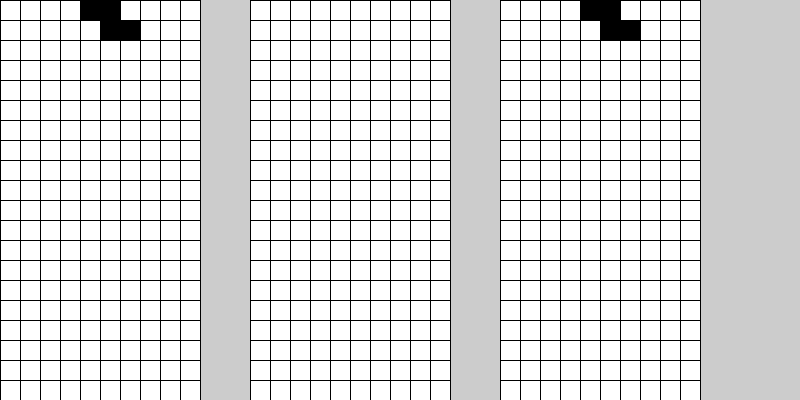
Frame 1 (no input)
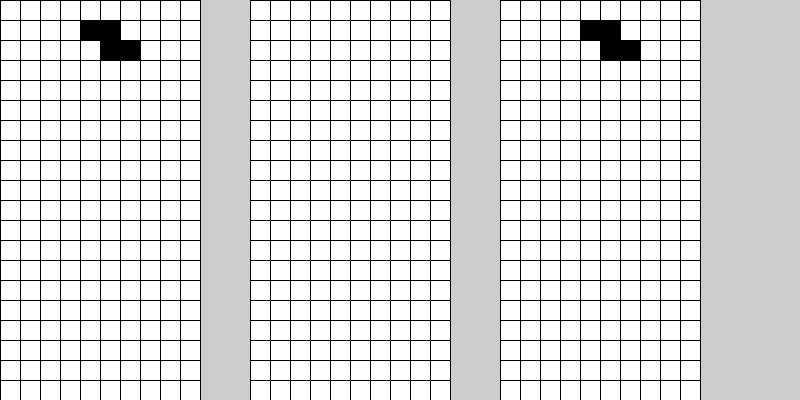
Frame 60 (the mouse pressed at the canvas centre just before this capture)
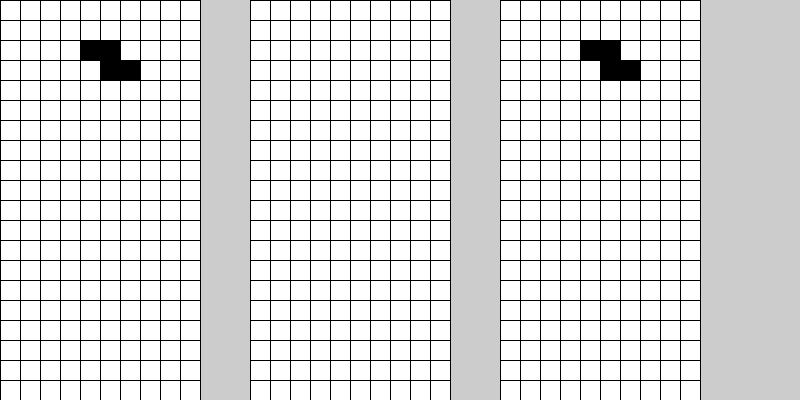
Frame 120 (the mouse held since frame 60 and released just before this capture)

The Processing sketch that drew these frames (run headless with seeded random() and noise(); from frame 60 on, the mouse is pressed at the canvas centre):

// Processing sketch: yay
// ── yay.pde
int Xrow = 10;
int Yrow = 20;
int timer = 0;
boolean Cooldown = false;
boolean Rightpressed;
boolean Leftpressed;
boolean Spacebarpressed = false;
boolean BlockScreen = false;
boolean Move = true;
boolean[][] myArray = new boolean[Xrow][Yrow];
boolean[][] myMove = new boolean[Xrow][Yrow];
boolean[][] Testmove = new boolean[Xrow][Yrow];
Tetris Tetris = new Tetris();
void Grid() {

  for (int i = 0; i < Xrow; i++) {
    for (int j = 0; j < Yrow; j++) {
      int Xrect = i * 20;
      int Yrect = j * 20;
      if (!myMove[i][j]) {
        fill(255);
        rect(Xrect, Yrect, 20, 20);
        // creates the white squares if false
      } else if (myMove[i][j]) {

        fill(0);
        rect(Xrect, Yrect, 20, 20);
        // creates the black squares if its true
      }
    }
  }
}
void Grid2() {

  for (int i = 0; i < Xrow; i++) {
    for (int j = 0; j < Yrow; j++) {
      int Xrect = i * 20 +250;
      int Yrect = j * 20;
      if (!Testmove[i][j]) {
        fill(255);
        rect(Xrect, Yrect, 20, 20);
        // creates the white squares if false
      } else if (Testmove[i][j]) {

        fill( 0);
        rect(Xrect, Yrect, 20, 20);
        // creates the black squares if its true
      }
    }
  }
}
void Grid3() {

  for (int i = 0; i < Xrow; i++) {
    for (int j = 0; j < Yrow; j++) {
      int Xrect = i  * 20 + 500;
      int Yrect = j * 20;
      if (!myArray[i][j]) {
        fill(255);
        rect(Xrect, Yrect, 20, 20);
        // creates the white squares if false
      } else if (myArray[i][j]) {

        fill( 0);
        rect(Xrect, Yrect, 20, 20);
        // creates the black squares if its true
      }
    }
  }
}
void setup()
{
  frameRate(200);
  size(800, 400);
}
void draw()
{
  timer++;

  Tetris.create();
  Tetris.check();
  Tetris.Check_Movement();
  Tetris.Movement();
  Tetris.fall();
  Tetris.sync();
  Grid();
  Grid2();
  Grid3();
}
class Tetris {
  void create() {
    for (int i = 9; i >=0; i--) {
      if (!Testmove[i][0]) {
        if (!BlockScreen) {
          int Ran= int(random(0, 8));
          
          if (Ran == 0)
          {
            myMove[4][0]= true;
            myMove[4][1]= true;
            myMove[4][2] = true;

            myMove[5][2] = true;
            BlockScreen = true;
          }if (Ran == 1)
          {
            myMove[4][0]= true;
            myMove[4][1]= true;
            myMove[5][1] = true;

            myMove[5][0] = true;
            BlockScreen = true;
          }if (Ran == 3)
          {
            myMove[4][0]= true;
            myMove[5][0]= true;
            myMove[5][1] = true;

            myMove[6][1] = true;
            BlockScreen = true;
          }if (Ran == 4)
          {
            myMove[6][0]= true;
            myMove[5][0]= true;
            myMove[5][1] = true;

            myMove[4][1] = true;
            BlockScreen = true;
          }if (Ran == 5)
          {
            myMove[4][0]= true;
            myMove[5][0]= true;
            myMove[5][1] = true;

            myMove[6][1] = true;
            BlockScreen = true;
          }if (Ran == 6)
          {
            myMove[4][0]= true;
            myMove[4][2]= true;
            myMove[4][3] = true;

            myMove[4][1] = true;
            BlockScreen = true;
          }if (Ran == 7)
          {
            myMove[4][0]= true;
            myMove[5][1]= true;
            myMove[4][1] = true;

            myMove[3][1] = true;
            BlockScreen = true;
          }
        }
      } else {
        println("game over");
        stop();
      }
    }
  }
  void fall()
  {
    if (timer >= 60)
    {
      for (int i = 9; i >=0; i--) {
        for (int j = 19; j>= 0; j--) {


          if (j<19 &&!Testmove[i][j+1] && myMove[i][j])
          {
            myMove[i][j] = false;
            myMove[i][j+1] = true;
          } else {
          }
        }
      }
      timer = 0;
    }
  }
  void sync() {
    for (int i = 9; i >=0; i--) {
      for (int j = 19; j>= 0; j--) {
        if (myMove[i][j] == true) {
          myArray[i][j] = true;
        } else {
          myArray[i][j] = false;
        }
        if (Testmove[i][j] == true) {
          myArray[i][j] = true;
        }
      }
    }
  }
  void check() {
    for (int i = 9; i >=0; i--) {
      for (int j = 19; j>= 0; j--) {
        if ((j==19 || Testmove[i][j+1]) && myMove[i][j])
        {
          for (int x = 0; x < 10; x++) {
            for (int y = 0; y < 20; y++) {
              if (myMove[x][y]) {
                Testmove[x][y]= true;
              }
              myMove[x][y]= false;
            }
          }
          BlockScreen = false;
        }
      }
    }
  }
  void Check_Movement() {
    for (int i = 9; i >=0; i--) {
      for (int j = 19; j>= 0; j--) {
        if (i<9 && i>0) {
          if (!Testmove[i-1][j] && !Testmove[i+1][j])
          {
            if (myMove[i][j])
            {
              if (i == 9 || i == 0) {
                println("Cant move further");
                Move = false;
              }
              if (myMove[9][j] == true){Rightpressed = false;}
              if (myMove[0][j]== true){Leftpressed = false;}
            }
          }
          if (myMove[i][j] && (Testmove[i+1][j] ||Testmove[i-1][j])) {
            Leftpressed = false;
            Rightpressed = false;
          }
        }
      }
    }
  }
  void Movement() {
    for (int i = 0; i <=9; i++) {
      for (int j = 0; j<= 19; j++) {
       
        if (Move == true) {
           if (i>0&& i<9) {
          

            if (myMove[i][j]&& !myMove[i-1][j] && Leftpressed) {
              myMove[i][j] = false;
              myMove[i-1][j] = true;
              // left if leftpressed = true and it works
            }
            
          }
        }if (i==9 && myMove[i][j] && Leftpressed)
            {
              myMove[i][j] = false;
              myMove[i-1][j] = true;
            }
      }
    }
    for (int i = 9; i >=0; i--) {
      for (int j = 19; j>= 0; j--) {
        
          if (Move == true) {
            if (i>0&& i<9) {


            if (myMove[i][j]&& !myMove[i+1][j] && Rightpressed) {
              myMove[i][j] = false;
              myMove[i+1][j] = true;
              //same but right
            }
            }
          if (i==0 && myMove[i][j] && Rightpressed)
          {
            myMove[i][j] = false;
            myMove[i+1][j] = true;
          }
        }
      }
    }
    Rightpressed = false;
    Leftpressed= false;
  }
}




void keyPressed()
{
  if (key == ' ') {
    Spacebarpressed = false;
  }
  if (Spacebarpressed == true) {
    timer+=60;
  }
  if (key == 'd' || keyCode== RIGHT) {
    Rightpressed = true;
  }
  if (key == 'a' || keyCode == LEFT) {
    Leftpressed = true;
  }
  // left right spacebar pressed check
}
void keyReleased()
{
  if (key == ' ') {
    Spacebarpressed = true;
  }
  if (Spacebarpressed == true) {
    Spacebarpressed = false;
  }
  if (key == 'd' || keyCode== RIGHT) {
    Rightpressed = false;
  }
  if (key == 'a' || keyCode == LEFT) {

    Leftpressed = false;
  }
  // checked if released
}
